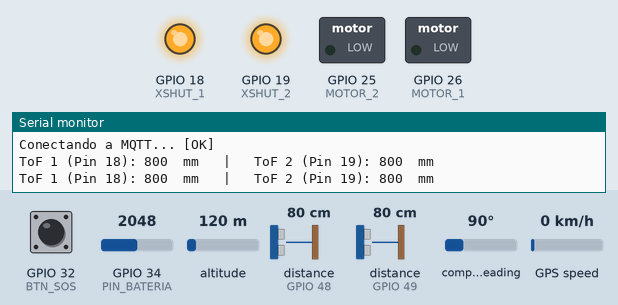
This sketch was run on a simulated ESP32. On the bench: switched loads named in the sketch (green lamp = pin HIGH), output pins drawn as LEDs (lit = HIGH), the last lines printed to the serial monitor. Dashed ring = blinking. The inputs (shaded band) are chosen by the test bench; at power-on: distance to the obstacle (sensors on GPIO 48, GPIO 49) 80 cm, GPIO 32 (BTN_SOS) HIGH, GPIO 34 (PIN_BATERIA) = 2048, altitude 120 m, compass heading 90°, GPS speed 0 km/h. Random numbers use the default seed unless the sketch sets one; the GPS gets a fix after 3 s at 37.7749, -122.4194 with 8 satellites; no MQTT or app messages arrive unless stated; the modem accepts every AT command (registered, SIM ready, sends succeed) and sends nothing else.

Above: at 6.1 s.
6.2 s: distance to the obstacle (sensor on GPIO 48) set to 35 cm
9.7 s: distance to the obstacle (sensor on GPIO 49) set to 2 cm
At 10.58 s:
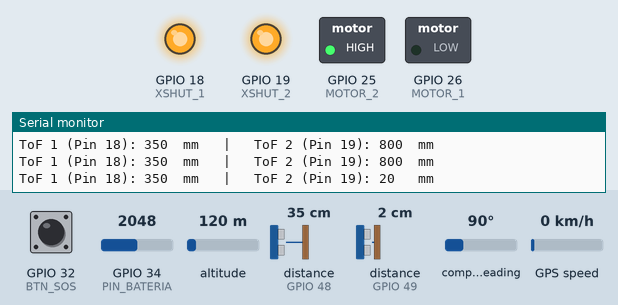
13.2 s: distance to the obstacle (sensor on GPIO 48) set to 32 cm
16.7 s: distance to the obstacle (sensor on GPIO 48) set to 27 cm
At 18.1 s:
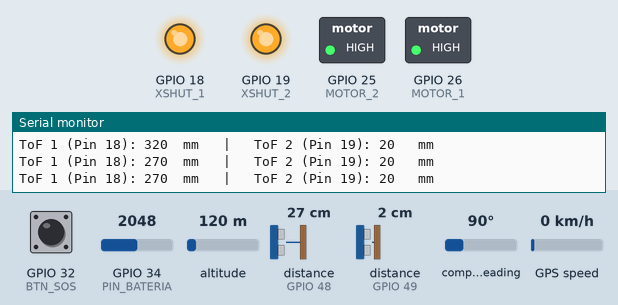
20.2 s: GPIO 32 (BTN_SOS) pulled LOW for 0.15 s
22.2 s: distance to the obstacle (sensor on GPIO 49) set to 27 cm
23.7 s: distance to the obstacle (sensor on GPIO 49) set to 35 cm
At 24.15 s:
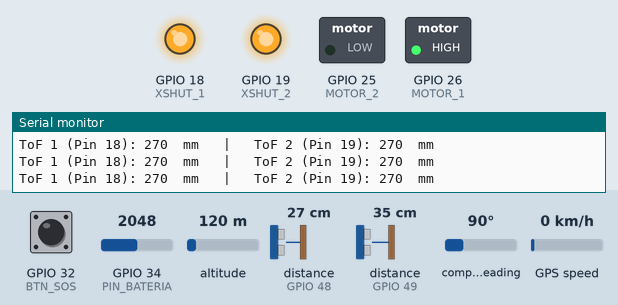
Timing chart, 0 to 28.2 s (numbered marks = the images above; inputs shaded):
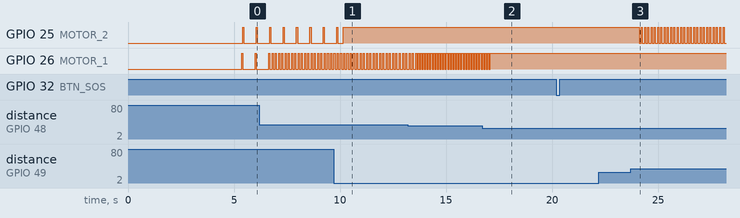

The sketch:

Baston_IOT.ino
```cpp
#define TINY_GSM_MODEM_SIM800
#define TINY_GSM_RX_BUFFER 1024

#include <TinyGsmClient.h>
#include <PubSubClient.h>
#include <TinyGPS++.h>
#include <Wire.h>
#include <VL53L1X.h>

// ==========================================
// 2. DEFINICIÓN DE PINES
// ==========================================
// Comunicaciones
#define GPS_RX_PIN 27
#define GPS_TX_PIN 33
#define SIM_RX_PIN 16
#define SIM_TX_PIN 17

// Actuadores y Sensores
#define BTN_SOS 32
#define MOTOR_1 26
#define MOTOR_2 25
#define XSHUT_1 18
#define XSHUT_2 19
#define PIN_BATERIA 34

// ==========================================
// 3. CONFIGURACIÓN LÓGICA Y RED
// ==========================================
const int DISTANCIA_MAX = 1000;
const int DISTANCIA_MIN = 300;
const float FACTOR_CALIBRACION = 1.099;

const char apn[]      = "internet";
const char gprsUser[] = "";
const char gprsPass[] = "";
const char broker[]   = "test.mosquitto.org";
const char topicSOS[] = "baston/sos";

// ==========================================
// 4. OBJETOS GLOBALES
// ==========================================
HardwareSerial gpsSerial(1);
HardwareSerial simSerial(2);

TinyGPSPlus gps;
TinyGsm modem(simSerial);
TinyGsmClient client(modem);
PubSubClient mqtt(client);

VL53L1X tof1;
VL53L1X tof2;

bool lastBtnState = HIGH;
unsigned long lastReconnectAttempt = 0;

// ==========================================
// 5. MÁQUINA DE ESTADOS: CONTROL DE MOTORES
// ==========================================
struct ControladorMotor {
  int pin;
  unsigned long tiempoAnterior;
  bool encendido;
  int tiempoPulso = 50;

  void actualizar(int distancia) {
    unsigned long tiempoActual = millis();

    if (distancia == 0 || distancia > DISTANCIA_MAX) {
      digitalWrite(pin, LOW);
      encendido = false;
    }
    else if (distancia <= DISTANCIA_MIN) {
      digitalWrite(pin, HIGH);
      encendido = true;
    }
    else {
      int pausa = map(distancia, DISTANCIA_MIN, DISTANCIA_MAX, 50, 800);

      if (encendido) {
        if (tiempoActual - tiempoAnterior >= tiempoPulso) {
          encendido = false;
          tiempoAnterior = tiempoActual;
          digitalWrite(pin, LOW);
        }
      } else {
        if (tiempoActual - tiempoAnterior >= pausa) {
          encendido = true;
          tiempoAnterior = tiempoActual;
          digitalWrite(pin, HIGH);
        }
      }
    }
  }
};

ControladorMotor canal1 = {MOTOR_1, 0, false};
ControladorMotor canal2 = {MOTOR_2, 0, false};

int obtenerPorcentajeBateria() {
  long sumaADC = 0;
  for(int i = 0; i < 20; i++) {
    sumaADC += analogRead(PIN_BATERIA);
    delay(2);
  }

  float lecturaPromedio = sumaADC / 20.0;
  float voltajePin = (lecturaPromedio / 4095.0) * 3.3;
  float voltajeBateria = (voltajePin * 2.0) * FACTOR_CALIBRACION;

  int porcentaje = map(voltajeBateria * 100, 320, 420, 0, 100);

  if (porcentaje > 100) porcentaje = 100;
  if (porcentaje < 0) porcentaje = 0;

  return porcentaje;
}

// ==========================================
// CLASE: FILTRO DE MEDIANA
// ==========================================
class FiltroMediana {
  private:
    static const int TAMANO = 10;
    int lecturas[TAMANO];
    int indice = 0;

  public:
    FiltroMediana() {
      for (int i = 0; i < TAMANO; i++) {
        lecturas[i] = 1500;
      }
    }

    int filtrar(int nuevaLectura) {
      lecturas[indice] = nuevaLectura;
      indice = (indice + 1) % TAMANO;

      int copia[TAMANO];
      for (int i = 0; i < TAMANO; i++) {
        copia[i] = lecturas[i];
      }

      for (int i = 0; i < TAMANO - 1; i++) {
        for (int j = i + 1; j < TAMANO; j++) {
          if (copia[i] > copia[j]) {
            int temp = copia[i];
            copia[i] = copia[j];
            copia[j] = temp;
          }
        }
      }
      return copia[TAMANO / 2];
    }
};

FiltroMediana filtroToF1;
FiltroMediana filtroToF2;

volatile int dist1_global = 1500;
volatile int dist2_global = 1500;

const int MAX_ERRORES_TOLERADOS = 5;
int erroresContador1 = 0;
int erroresContador2 = 0;

bool revivirSensor(VL53L1X &tof, int pinXshut, byte direccionI2C) {
  Serial.printf("[ALERTA HARDWARE] Reiniciando en caliente sensor en pin XSHUT %d...\n", pinXshut);

  digitalWrite(pinXshut, LOW);
  delay(20);

  digitalWrite(pinXshut, HIGH);
  delay(50);

  tof.setTimeout(200);
  if (!tof.init()) {
    return false;
  }

  if (direccionI2C != 0x29) {
    tof.setAddress(direccionI2C);
  }
  tof.setDistanceMode(VL53L1X::Medium);
  tof.startContinuous(100);

  Serial.printf("[SISTEMA ROBUSTO] Sensor restaurado con éxito en dirección 0x%X\n", direccionI2C);
  return true;
}

// ==========================================
// TAREA MULTIHILO DEL CORE 0
// ==========================================
void TareaLecturaSensores(void * pvParameters) {
  for(;;) {

    // --- EVALUAR SENSOR 1 ---
    if (tof1.dataReady()) {
      int lectura = tof1.read(false);
      if (tof1.timeoutOccurred() || lectura == 0) {
        erroresContador1++;
      } else {
        erroresContador1 = 0;
        dist1_global = filtroToF1.filtrar(lectura);
      }
    } else if (millis() % 500 == 0) {
      erroresContador1++;
    }

    if (erroresContador1 >= MAX_ERRORES_TOLERADOS) {
      if (revivirSensor(tof1, XSHUT_1, 0x30)) {
        erroresContador1 = 0;
      } else {
        erroresContador1 = MAX_ERRORES_TOLERADOS - 2;
      }
    }

    // --- EVALUAR SENSOR 2 ---
    if (tof2.dataReady()) {
      int lectura = tof2.read(false);
      if (tof2.timeoutOccurred() || lectura == 0) {
        erroresContador2++;
      } else {
        erroresContador2 = 0;
        dist2_global = filtroToF2.filtrar(lectura);
      }
    } else if (millis() % 500 == 0) {
      erroresContador2++;
    }

    if (erroresContador2 >= MAX_ERRORES_TOLERADOS) {
      if (revivirSensor(tof2, XSHUT_2, 0x31)) {
        erroresContador2 = 0;
      } else {
        erroresContador2 = MAX_ERRORES_TOLERADOS - 2;
      }
    }

    vTaskDelay(15 / portTICK_PERIOD_MS);
  }
}

// ==========================================
// SETUP
// ==========================================
void setup() {
  Serial.begin(115200);
  Wire.begin(21, 22);
  Wire.setClock(100000);

  delay(1000);
  Serial.println("\n=== INICIANDO BASTÓN INTELIGENTE ===");

  pinMode(BTN_SOS, INPUT_PULLUP);
  pinMode(MOTOR_1, OUTPUT); digitalWrite(MOTOR_1, LOW);
  pinMode(MOTOR_2, OUTPUT); digitalWrite(MOTOR_2, LOW);

  pinMode(XSHUT_1, OUTPUT); digitalWrite(XSHUT_1, LOW);
  pinMode(XSHUT_2, OUTPUT); digitalWrite(XSHUT_2, LOW);
  delay(10);

  gpsSerial.begin(9600, SERIAL_8N1, GPS_RX_PIN, GPS_TX_PIN);
  simSerial.begin(9600, SERIAL_8N1, SIM_RX_PIN, SIM_TX_PIN);

  // ----------------------------------------------------
  // FASE A: Inicializar Sensores ToF (I2C)
  // ----------------------------------------------------
  Serial.println("Inicializando Sensores ToF...");

  // --- ToF 1 ---
  digitalWrite(XSHUT_1, HIGH);
  delay(150);
  tof1.setTimeout(500);
  if (!tof1.init()) {
    Serial.println("[ERROR CRÍTICO] ToF 1 no responde.");
  } else {
    tof1.setAddress(0x30);
    tof1.setDistanceMode(VL53L1X::Medium);
    tof1.startContinuous(100);
    Serial.println("ToF 1 [OK]");
  }

  // --- ToF 2 ---
  digitalWrite(XSHUT_2, HIGH);
  delay(150);
  tof2.setTimeout(500);
  if (!tof2.init()) {
    Serial.println("[ERROR CRÍTICO] ToF 2 no responde.");
  } else {
    tof2.setAddress(0x31);
    tof2.setDistanceMode(VL53L1X::Medium);
    tof2.startContinuous(100);
    Serial.println("ToF 2 [OK]");
  }

  // ----------------------------------------------------
  // FASE B: Inicializar GSM y Red Móvil
  // ----------------------------------------------------
  Serial.println("Esperando a que el hardware GSM arranque...");
  delay(3000);

  Serial.println("Sincronizando baudios GSM...");
  simSerial.println("AT"); delay(100);
  simSerial.println("AT"); delay(500);
  while(simSerial.available()) { simSerial.read(); }

  Serial.println("Inicializando módem SIM800L...");
  if (!modem.restart()) {
    Serial.println("[ERROR] No se pudo reiniciar el módem");
  } else {
    Serial.print("Conectando a la red móvil...");
    if (!modem.waitForNetwork(60000L)) {
      Serial.println(" [FALLO]");
    } else {
      Serial.println(" [OK]");
      Serial.print("Conectando al APN (GPRS)...");
      if (!modem.gprsConnect(apn, gprsUser, gprsPass)) {
        Serial.println(" [FALLO]");
      } else {
        Serial.println(" [OK]");
      }
    }
  }

  // ----------------------------------------------------
  // FASE C: Configurar MQTT
  // ----------------------------------------------------
  mqtt.setServer(broker, 1883);
  Serial.println("=== SISTEMA LISTO Y EN BUCLE ===");
  Serial.println("Lanzando hilo de sensores al Core 0...");
  xTaskCreatePinnedToCore(
    TareaLecturaSensores,
    "HiloToF",
    4096,
    NULL,
    1,
    NULL,
    0
  );

  Serial.println("=== SISTEMA LISTO Y EN BUCLE ===");
}

// ==========================================
// LOOP PRINCIPAL (NO BLOQUEANTE)
// ==========================================
void loop() {
  // 1. GESTIÓN MQTT
  if (!mqtt.connected() && modem.isGprsConnected()) {
    unsigned long now = millis();
    if (now - lastReconnectAttempt > 5000L) {
      lastReconnectAttempt = now;
      Serial.print("Conectando a MQTT...");
      String clientId = "BastonESP32-" + String(random(0xffff), HEX);

      if (mqtt.connect(clientId.c_str())) {
        Serial.println(" [OK]");
      } else {
        Serial.print(" [FALLO] Estado: "); Serial.println(mqtt.state());
      }
    }
  } else if (mqtt.connected()) {
    mqtt.loop();
  }

  // 2. PARSEO GPS
  while (gpsSerial.available() > 0) {
    gps.encode(gpsSerial.read());
  }

  // 3. LECTURA DE SENSORES Y CONTROL HÁPTICO
  canal1.actualizar(dist1_global);
  canal2.actualizar(dist2_global);

  // 4. BOTÓN SOS
  bool btnState = digitalRead(BTN_SOS);
  if (btnState == LOW && lastBtnState == HIGH) {
    Serial.println("\n[!] === ALERTA SOS DETECTADA ===");

    int nivelBateria = obtenerPorcentajeBateria();
    Serial.print("Nivel de batería actual: ");
    Serial.print(nivelBateria);
    Serial.println("%");

    digitalWrite(MOTOR_1, HIGH);
    digitalWrite(MOTOR_2, HIGH);

    String payload = "{\"alerta\":\"SOS\"";
    payload += ", \"bateria\":";
    payload += String(nivelBateria);

    if (gps.location.isValid() && gps.location.isUpdated()) {
      payload += ", \"lat\":"; payload += String(gps.location.lat(), 6);
      payload += ", \"lng\":"; payload += String(gps.location.lng(), 6);
    } else {
      payload += ", \"ubicacion\":\"Buscando satelites o sin fijar...\"";
    }
    payload += "}";

    Serial.print("Publicando en "); Serial.print(topicSOS);
    Serial.print(" -> "); Serial.println(payload);

    if (mqtt.connected()) {
      if(mqtt.publish(topicSOS, payload.c_str())) {
         Serial.println("[OK] Mensaje enviado correctamente.");
      } else {
         Serial.println("[ERROR] Fallo al publicar el mensaje.");
      }
    } else {
      Serial.println("[ERROR] Sin conexión al broker.");
    }

    delay(500);

    digitalWrite(MOTOR_1, LOW);
    digitalWrite(MOTOR_2, LOW);
  }
  lastBtnState = btnState;

  // ==========================================
  // 5. MONITORIZACIÓN POR PUERTO SERIE
  // ==========================================
  static unsigned long ultimoPrint = 0;
  unsigned long ahora = millis();

  if (ahora - ultimoPrint >= 500) {
    ultimoPrint = ahora;

    Serial.printf("ToF 1 (Pin 18): %-4d mm   |   ToF 2 (Pin 19): %-4d mm\n",
                  dist1_global,
                  dist2_global);
  }
}
```

Measured:
- the behaviour switches between 31 and 30 cm on distance to the obstacle (sensor on GPIO 48) (found by bisection; images 1 and 2)
- the behaviour switches between 30 and 31 cm on distance to the obstacle (sensor on GPIO 49) (found by bisection; images 2 and 3)
- after the input at 23.7 s, GPIO 25 (MOTOR_2): alternates HIGH for 0.05 s and LOW for 0.10 s, starting after 0.40 s
- by itself, GPIO 26 (MOTOR_1): alternates HIGH for 0.05 s and LOW for 0.07 s, 7 changes in all, then stays HIGH
